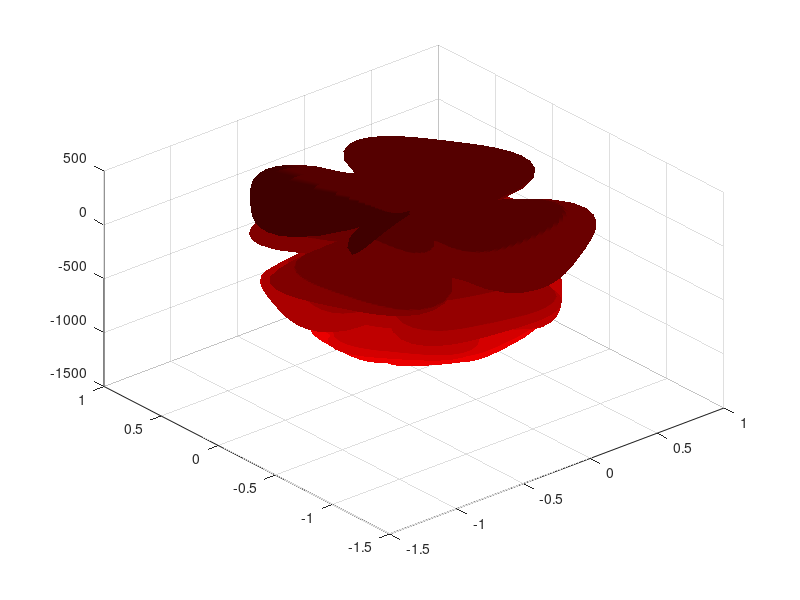

Reproduce this figure in MATLAB.
n = 800;
A = 1.995653;
B = 1.27689;
c = 8;
r = linspace(0,1,n);
theta=linspace(-2,20*pi,n);
[R,THETA]=ndgrid(r,theta);
% define the no of petals we want per cycle Roses thave 3 and a bit 
petalNum=3.6;
x = 1-(1/2)*((5/4)*(1 - mod(petalNum*THETA,2*pi)/pi).^2 -1/4).^2;
phi= (pi/2)*exp(-THETA/(c*pi));
y = A*(R.^2).*(B*R -1).^2.*sin(phi);
R2 = x.*(R.*sin(phi) + y.*cos(phi));
x = R2.*sin(THETA);
y = R2.*cos(THETA);
z=x*(R*cos(phi)-y.*sin(phi));
%%define a red map for our red mapping
red_map=linspace(1,0.25,10)';
red_map (:,2)=0;
red_map (:,3)=0;
clf
surf(x,y,z, 'linestyle','none')
view([-40.50 42.00])
colormap (red_map)
%remove axis from a figure 
shading interp

